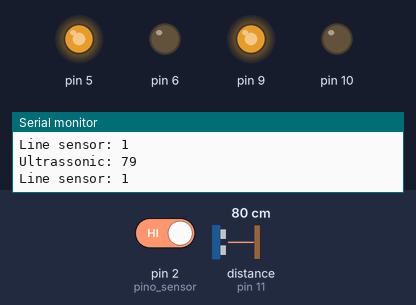
The sketch below on a simulated Arduino Uno, built with avr-gcc and run on an emulated ATmega328P. Shown: output pins drawn as LEDs (lit = HIGH), the last lines printed to the serial monitor. Wiring (inferred from the names in the program): ultrasonic range finder: trigger pin 12; echo pin 11. The test bench sets the inputs (shaded band); at power-on: pin 2 (pino_sensor) HIGH, distance to the obstacle (sensor on pin 11) 80 cm. The echo pulse lasts 58.3 µs per cm; pins used as bus, display or sensor lines are not drawn.

Above: at 2.8 s.
2.9 s: pin 2 (pino_sensor) driven LOW
At 3.3 s:
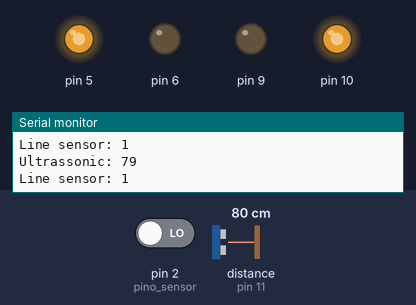
At 4.16 s:
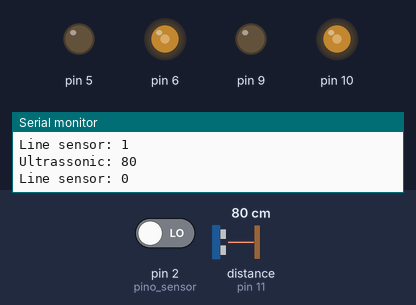
6.4 s: distance to the obstacle (sensor on pin 11) set to 53 cm
9.9 s: distance to the obstacle (sensor on pin 11) set to 47 cm
At 10.5 s:
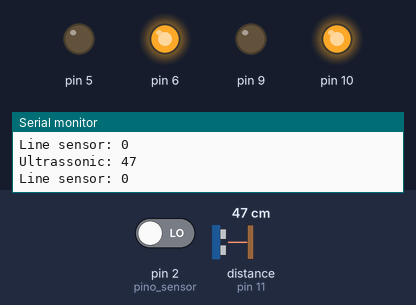
Timing chart, 0 to 12.9 s (numbered marks = the images above; inputs shaded):
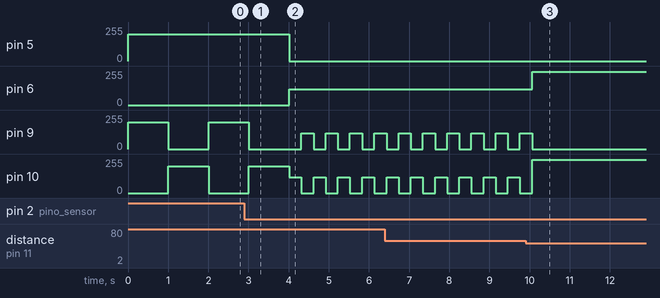

Measured:
- the behaviour switches between 51 and 50 cm on distance to the obstacle (sensor on pin 11) (found by bisection; images 2 and 3)
- after the input at 2.9 s, pin 5: 200/255 → 0/255 after 1.1 s; pin 6: 0/255 → 120/255 after 1.1 s
- after the input at 9.9 s, pin 6: 120/255 → 250/255 after 0.16 s; pin 9: goes on until 10.1 s, then stays 0/255
- by itself, pin 9: alternates 120/255 for 0.30 s and 0/255 for 0.30 s

The sketch:

new_robo_sumo_prot_02.ino
```cpp
#include "../classe_two_motor.h"

/* *** Definições dos Pinos *** */
#define MOTOR_A1 10
#define MOTOR_A2 9
#define MOTOR_B1 6
#define MOTOR_B2 5
#define ECHO 11
#define TRIGGER 12
#define pino_sensor 2

// Criação dos objeto controlador
SumoRobotController robo;

// Variáveis importantes
int estadoSensor = 0;
float duracao_pulso = 0;
int distancia_oponente = 0;

// Procura do inimigo
void roboProcura(){
  robo.forward();
  delay(300);
  robo.left();
  delay(300);
}

// Configurações iniciais
void setup() {
  robo.setPins(MOTOR_A1, MOTOR_A2, MOTOR_B1, MOTOR_B2);
  pinMode(ECHO, INPUT);
  pinMode(TRIGGER, OUTPUT);
  pinMode(pino_sensor, INPUT);
  // Debug:
  Serial.begin(9600);
}

void loop() {
  estadoSensor = digitalRead(pino_sensor);
  //intervalo_atual = millis();

  // Sensor ultrassônico
  digitalWrite(TRIGGER, LOW);
  delayMicroseconds(2);
  digitalWrite(TRIGGER, HIGH);
  delayMicroseconds(20);
  digitalWrite(TRIGGER, LOW);

  duracao_pulso = pulseIn(ECHO, HIGH);
  distancia_oponente = (duracao_pulso * 0.0343) / 2;

  // Código para debugs
  Serial.print("Ultrassonic: ");
  Serial.println(distancia_oponente);

  Serial.print("Line sensor: ");
  Serial.println(estadoSensor);

  if (estadoSensor == 0){ // Enquanto o robô não vê a linha da arena...

    if(distancia_oponente <= 50){
        robo.setSpeed(250);

      while (estadoSensor != 1){
        estadoSensor = digitalRead(pino_sensor);
        robo.forward();
      }

    }
    else {

      robo.setSpeed(120);

      // Procurar robô adversário
      roboProcura();

    }
  }

  else { // Identificou a linha: marcha ré e meia volta
    robo.backward();
    delay(1000);
    robo.right();
    delay(1000);
  }
}
```

classe_two_motor.h
```cpp
#ifndef SUMO_ROBOT_CONTROLLER_H
#define SUMO_ROBOT_CONTROLLER_H

typedef enum{
    MOTOR_A,
    MOTOR_B
} Motors;

class SumoRobotController {
    private:
        // Motor A: esquerda
        // Motor B: direita
        int motor_a1, motor_a2, motor_b1, motor_b2;
        int speed;

        void motorForward(Motors motor){
            if(motor == MOTOR_A){
                analogWrite(motor_a1, speed);
                digitalWrite(motor_a2, LOW);
            }
            else if (motor == MOTOR_B){
                analogWrite(motor_b1, speed);
                digitalWrite(motor_b2, LOW);
            }
        }
        void motorBackward(Motors motor){
            if(motor == MOTOR_A){
                digitalWrite(motor_a1, LOW);
                analogWrite(motor_a2, speed);
            }
            else if (motor == MOTOR_B){
                digitalWrite(motor_b1, LOW);
                analogWrite(motor_b2, speed);
            }
        }
        void motorStop(Motors motor){
            if(motor == MOTOR_A){
                digitalWrite(motor_a1, LOW);
                digitalWrite(motor_a2, LOW);
            }
            else if(motor == MOTOR_B){
                digitalWrite(motor_b1, LOW);
                digitalWrite(motor_b2, LOW);
            }
        }

    public:
        SumoRobotController() : motor_a1(0), motor_a2(0), motor_b1(0), motor_b2(0) {
            speed = 200;
        }
        SumoRobotController(int a1, int a2, int b1, int b2) : speed(200) {
            setPins(a1, a2, b1, b2);
        }

        void setPins(int a1, int a2, int b1, int b2){
            motor_a1 = a1;
            motor_a2 = a2;
            motor_b1 = b1;
            motor_b2 = b2;
            pinMode(motor_a1, OUTPUT);
            pinMode(motor_a2, OUTPUT);
            pinMode(motor_b1, OUTPUT);
            pinMode(motor_b2, OUTPUT);
        }


        int getSpeed(){
            return speed;
        }

        void setSpeed(int spd){
            if (spd > 255){ // Valor máximo
                speed = 255;
            }
            else if (spd < 0){
                speed = 0;
            }
            else {
                speed = spd;
            }
        }


        void forward(){
            motorForward(MOTOR_A);
            motorForward(MOTOR_B);
        }

        void backward(){
            motorBackward(MOTOR_A);
            motorBackward(MOTOR_B);
        }

        void left(){
            motorBackward(MOTOR_A);
            motorForward(MOTOR_B);
        }

        void right(){
            motorForward(MOTOR_A);
            motorBackward(MOTOR_B);
        }

        void stop(){
            motorStop(MOTOR_A);
            motorStop(MOTOR_B);
        }

};

#endif
```
